Frame 1 (no input): blank canvas, image omitted
Frame 60 (the mouse pressed at the canvas centre just before this capture): blank canvas, image omitted
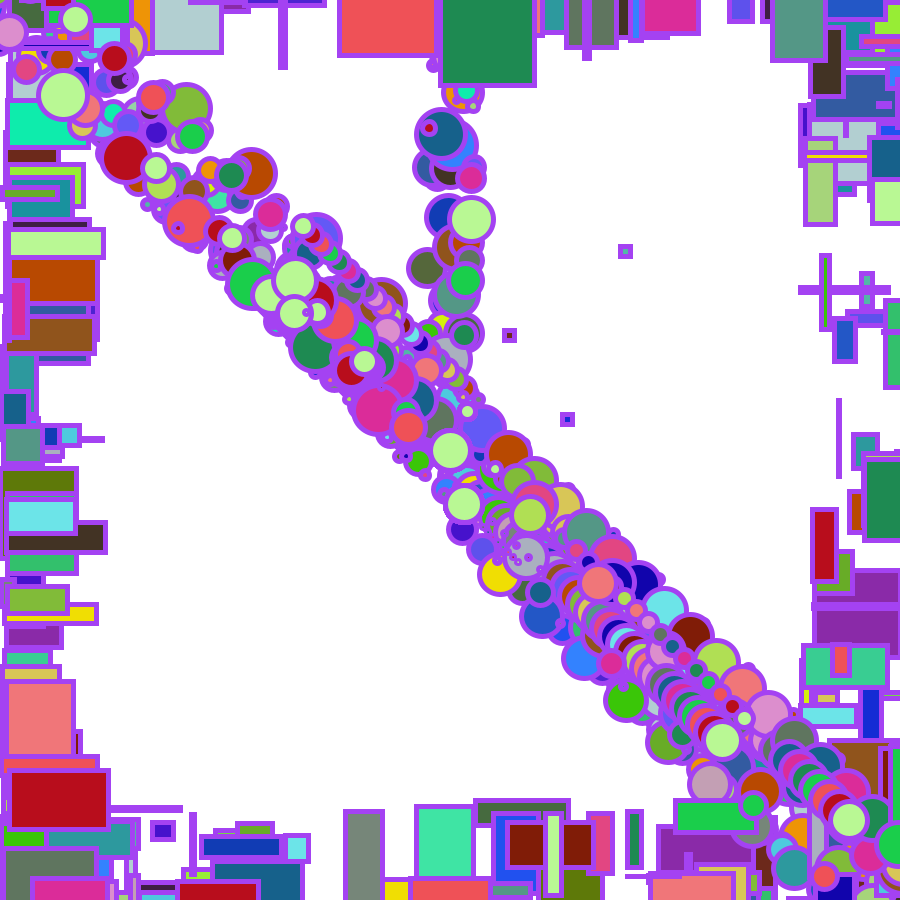
Frame 120 (the mouse held since frame 60 and released just before this capture)

The Processing sketch whose frames 1 and 60 were blank and that drew this single picture after the mouse press (run headless with seeded random() and noise(); from frame 60 on, the mouse is pressed at the canvas centre):

// Processing sketch: processing_130005
// ── processing_130005.pde

int c=450;
ArrayList<Integer> xpos;
ArrayList<Integer> ypos;
ArrayList<Integer> size;
ArrayList<Integer> xvelocity;
ArrayList<Integer> yvelocity;

void setup () 
{
  size(900, 900);
  strokeWeight(5);
  stroke(random(255), random(255), random(255)); 
  background(255);
  xpos = new ArrayList<Integer>();
  ypos = new ArrayList<Integer>();
  size = new ArrayList<Integer>();
  xvelocity = new ArrayList<Integer>();
  yvelocity = new ArrayList<Integer>();
  xvelocity.add(int(random(-80,80)));
  yvelocity.add(int(random(-80,80)));
} 

void draw ()
{
  if (mousePressed) 
  {
    fill(random(255),random(255),random(255));
    xpos.add(int(random(425,475)));
    ypos.add(int(random(425.475)));
    size.add(int(random(50)));
    xvelocity.add(int(random(-80,80)));
    yvelocity.add(int(random(-80,80))); 
  }
  else
  {
    fill (255); 
  }
  if (xpos.size()>0)
  {
  my_own();
  } 
  ellipse (mouseX, mouseY, 40, 40);
//  line(c, c, mouseX, mouseY);
//  fill(random(255),random(255),random(255));
//  ellipse(450, 450, random(150),random(150)); 
for (int i = 0; i < xpos.size()-1 ; i++)
  {
  if (i%954 == 0)
  {
  rect(random(1000),ypos.get(i),10,10);
    xpos.set(i,xpos.get(i)+xvelocity.get(i));
    ypos.set(i,xpos.get(i)+yvelocity.get(i));
  }
  {
    ellipse(xpos.get(i),ypos.get(i),size.get(i),size.get(i));
    xpos.set(i,xpos.get(i)+xvelocity.get(i));
    ypos.set(i,xpos.get(i)+yvelocity.get(i));
  }  

  }  
}

void keyPressed() 
{
  background (random(255),random(255),random(255));
  stroke(random(255), random(255), random(255));
  
}


void my_own()
{
  fill (random(255),random(255),random(255));
  rect (random(11),random(900),random(100),random(100));
  rect (random(900),random(800-900),random(100),random(100));
  rect (random(100)+800,random(900),random(100),random(100));
  rect (random(900),random(100)+800,random(100),random(100));
  
  
//  
//  for (int i = 0; i < xpos.size()-1 ; i++){
//  if (i%954 == 0)
//  {
//  rect(random(1000),ypos.get(i),size.get(i),size.get(i));
//    xpos.set(i,xpos.get(i)+xvelocity.get(i));
//    ypos.set(i,xpos.get(i)+yvelocity.get(i));
//  }
//  {
//    ellipse(450,ypos.get(i),size.get(i),size.get(i));
//    xpos.set(i,xpos.get(i)+xvelocity.get(i));
//    ypos.set(i,xpos.get(i)+yvelocity.get(i));
//  }  
//}
}
